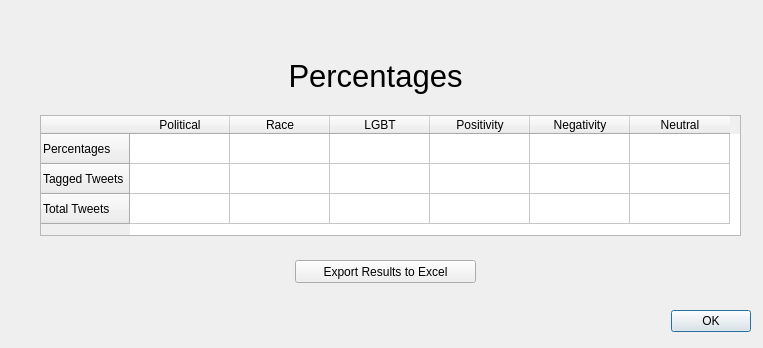
<?xml version="1.0" encoding="UTF-8"?>
<ui version="4.0">
 <class>PercentagesDialog</class>
 <widget class="QDialog" name="PercentagesDialog">
  <property name="geometry">
   <rect>
    <x>0</x>
    <y>0</y>
    <width>763</width>
    <height>348</height>
   </rect>
  </property>
  <property name="windowTitle">
   <string>Percentage Results</string>
  </property>
  <widget class="QDialogButtonBox" name="buttonBox">
   <property name="geometry">
    <rect>
     <x>410</x>
     <y>305</y>
     <width>341</width>
     <height>32</height>
    </rect>
   </property>
   <property name="orientation">
    <enum>Qt::Horizontal</enum>
   </property>
   <property name="standardButtons">
    <set>QDialogButtonBox::Ok</set>
   </property>
  </widget>
  <widget class="QWidget" name="widget" native="true">
   <property name="geometry">
    <rect>
     <x>5</x>
     <y>40</y>
     <width>756</width>
     <height>256</height>
    </rect>
   </property>
   <widget class="QTableWidget" name="tblPercentages">
    <property name="geometry">
     <rect>
      <x>35</x>
      <y>75</y>
      <width>701</width>
      <height>121</height>
     </rect>
    </property>
    <row>
     <property name="text">
      <string>Percentages</string>
     </property>
    </row>
    <row>
     <property name="text">
      <string>Tagged Tweets</string>
     </property>
    </row>
    <row>
     <property name="text">
      <string>Total Tweets</string>
     </property>
    </row>
    <column>
     <property name="text">
      <string>Political</string>
     </property>
    </column>
    <column>
     <property name="text">
      <string>Race</string>
     </property>
    </column>
    <column>
     <property name="text">
      <string>LGBT</string>
     </property>
    </column>
    <column>
     <property name="text">
      <string>Positivity</string>
     </property>
    </column>
    <column>
     <property name="text">
      <string>Negativity</string>
     </property>
    </column>
    <column>
     <property name="text">
      <string>Neutral</string>
     </property>
    </column>
   </widget>
   <widget class="QLabel" name="lblPercentages">
    <property name="geometry">
     <rect>
      <x>-250</x>
      <y>0</y>
      <width>1241</width>
      <height>71</height>
     </rect>
    </property>
    <property name="font">
     <font>
      <pointsize>23</pointsize>
     </font>
    </property>
    <property name="text">
     <string>Percentages</string>
    </property>
    <property name="alignment">
     <set>Qt::AlignCenter</set>
    </property>
   </widget>
   <widget class="QPushButton" name="btnExportPer">
    <property name="geometry">
     <rect>
      <x>290</x>
      <y>220</y>
      <width>181</width>
      <height>23</height>
     </rect>
    </property>
    <property name="text">
     <string>Export Results to Excel</string>
    </property>
   </widget>
  </widget>
 </widget>
 <resources/>
 <connections>
  <connection>
   <sender>buttonBox</sender>
   <signal>accepted()</signal>
   <receiver>PercentagesDialog</receiver>
   <slot>accept()</slot>
   <hints>
    <hint type="sourcelabel">
     <x>623</x>
     <y>409</y>
    </hint>
    <hint type="destinationlabel">
     <x>157</x>
     <y>274</y>
    </hint>
   </hints>
  </connection>
  <connection>
   <sender>buttonBox</sender>
   <signal>rejected()</signal>
   <receiver>PercentagesDialog</receiver>
   <slot>reject()</slot>
   <hints>
    <hint type="sourcelabel">
     <x>691</x>
     <y>415</y>
    </hint>
    <hint type="destinationlabel">
     <x>286</x>
     <y>274</y>
    </hint>
   </hints>
  </connection>
 </connections>
</ui>
